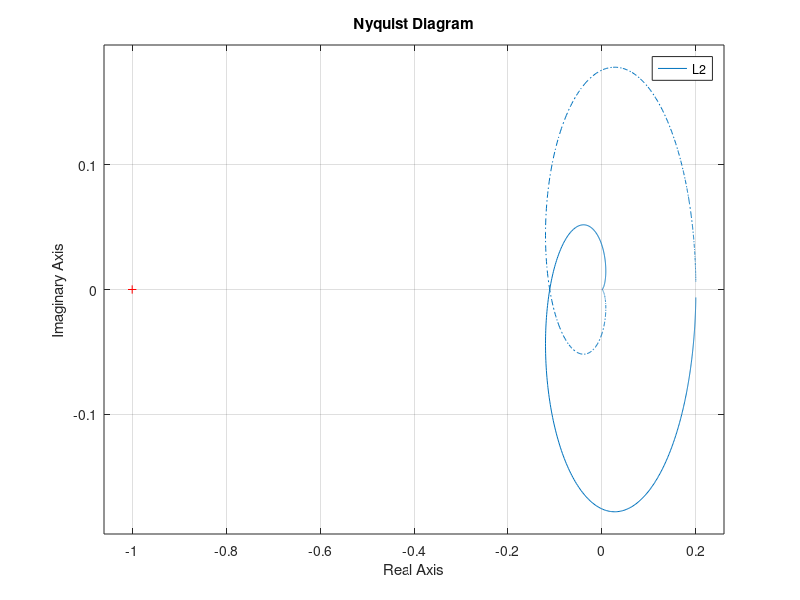
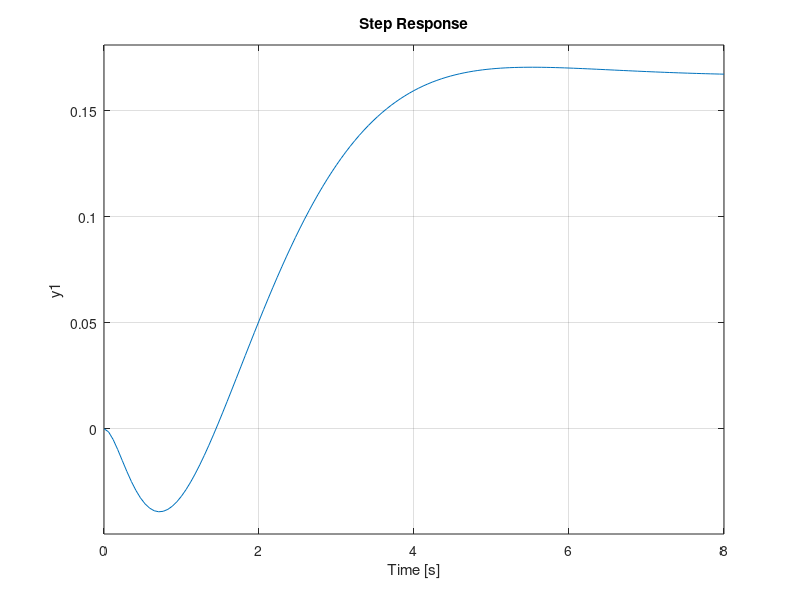
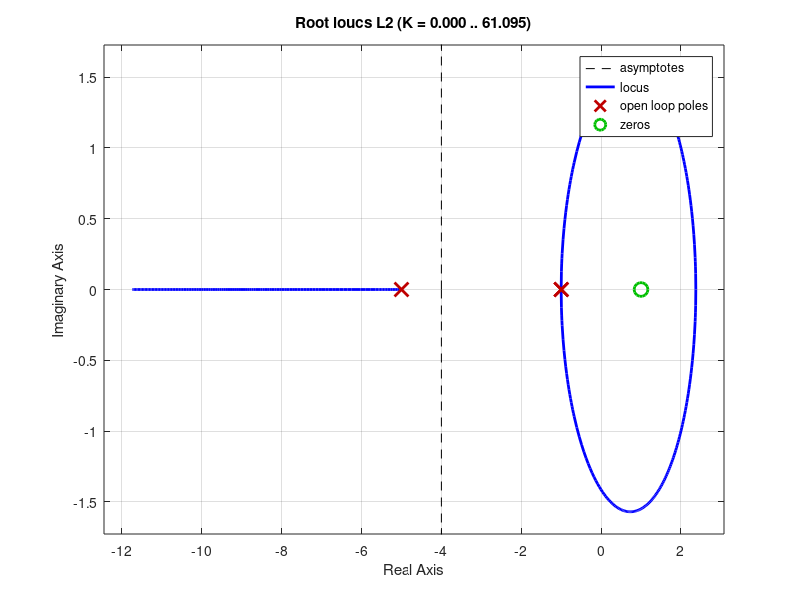

Source code (MATLAB) for these figures, in order:
%Variabile complessa
s = tf('s');
%% ESERCIZIO 2
k2 = 1;
L2 = k2*(1-s)/(((s+1)^2)*(s+5));
figure(4)
nyquist(L2);

%Funzione di sensitività complementare
F2 = feedback(L2,1);
figure(5)
step(F2);

%Luogo delle radici
figure(6)
rlocus(L2);